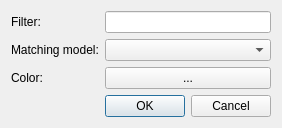
<?xml version="1.0" encoding="UTF-8"?>
<ui version="4.0">
 <class>WidgetEditColor</class>
 <widget class="QDialog" name="WidgetEditColor">
  <property name="geometry">
   <rect>
    <x>0</x>
    <y>0</y>
    <width>258</width>
    <height>122</height>
   </rect>
  </property>
  <property name="windowTitle">
   <string>Define custom color</string>
  </property>
  <layout class="QGridLayout" name="gridLayout">
   <item row="0" column="0">
    <widget class="QLabel" name="label">
     <property name="text">
      <string>Filter:</string>
     </property>
    </widget>
   </item>
   <item row="3" column="2">
    <widget class="QDialogButtonBox" name="buttonBox">
     <property name="orientation">
      <enum>Qt::Orientation::Horizontal</enum>
     </property>
     <property name="standardButtons">
      <set>QDialogButtonBox::StandardButton::Cancel|QDialogButtonBox::StandardButton::Ok</set>
     </property>
    </widget>
   </item>
   <item row="2" column="0">
    <widget class="QLabel" name="label_3">
     <property name="text">
      <string>Color:</string>
     </property>
    </widget>
   </item>
   <item row="1" column="0">
    <widget class="QLabel" name="label_2">
     <property name="text">
      <string>Matching model:</string>
     </property>
    </widget>
   </item>
   <item row="1" column="2">
    <widget class="QComboBox" name="comboBox"/>
   </item>
   <item row="2" column="2">
    <widget class="QPushButton" name="btColor">
     <property name="text">
      <string>...</string>
     </property>
    </widget>
   </item>
   <item row="0" column="2">
    <widget class="QLineEdit" name="lineEdit"/>
   </item>
  </layout>
 </widget>
 <tabstops>
  <tabstop>lineEdit</tabstop>
  <tabstop>comboBox</tabstop>
  <tabstop>btColor</tabstop>
 </tabstops>
 <resources/>
 <connections>
  <connection>
   <sender>buttonBox</sender>
   <signal>accepted()</signal>
   <receiver>WidgetEditColor</receiver>
   <slot>accept()</slot>
   <hints>
    <hint type="sourcelabel">
     <x>248</x>
     <y>254</y>
    </hint>
    <hint type="destinationlabel">
     <x>157</x>
     <y>274</y>
    </hint>
   </hints>
  </connection>
  <connection>
   <sender>buttonBox</sender>
   <signal>rejected()</signal>
   <receiver>WidgetEditColor</receiver>
   <slot>reject()</slot>
   <hints>
    <hint type="sourcelabel">
     <x>316</x>
     <y>260</y>
    </hint>
    <hint type="destinationlabel">
     <x>286</x>
     <y>274</y>
    </hint>
   </hints>
  </connection>
 </connections>
</ui>
